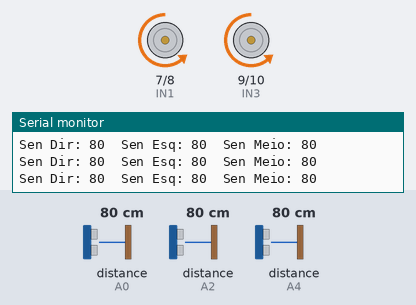
The sketch below on a simulated Arduino Uno, built with avr-gcc and run on an emulated ATmega328P. Parts: motor-driver pin pairs drawn as motors (green arrow = first pin HIGH = forward, orange = second pin HIGH = backward, longer = more drive, scaled by the enable pin), the last lines printed to the serial monitor. Wiring (inferred from the names in the program): 3 × ultrasonic range finder: trigger A1, echo A0 / trigger A3, echo A2 / trigger A5, echo A4. The test bench sets the inputs (shaded band); at power-on: distance to the obstacle (sensors on A0, A2, A4) 80 cm. The echo pulse lasts 58.3 µs per cm.

Above: at 1.2 s.
1.3 s: distance to the obstacle (sensor on A0) set to 12 cm
4.3 s: distance to the obstacle (sensor on A0) set to 9 cm
At 5.2 s:
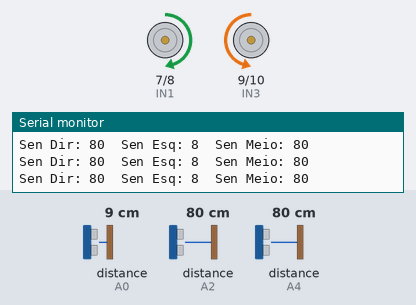
5.8 s: distance to the obstacle (sensor on A2) set to 14 cm
7.3 s: distance to the obstacle (sensor on A2) set to 11 cm
At 7.54 s:
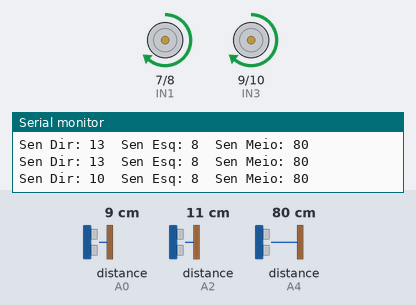
10.3 s: distance to the obstacle (sensor on A2) set to 2 cm
At 11.35 s:
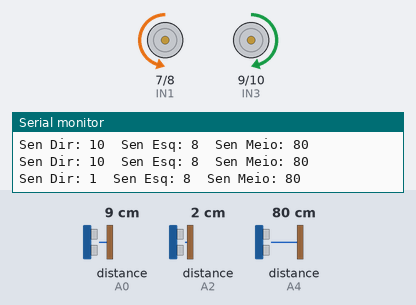
13.3 s: distance to the obstacle (sensor on A2) set to 18 cm
Timing chart, 0 to 15.8 s (numbered marks = the images above; inputs shaded):
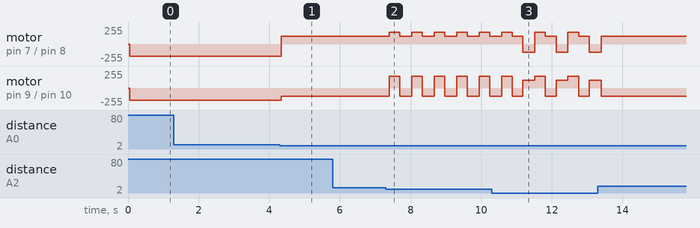

Measured:
- the behaviour switches between 11 and 10 cm on distance to the obstacle (sensor on A0) (found by bisection; images 0 and 1)
- the behaviour switches between 13 and 12 cm on distance to the obstacle (sensor on A2) (found by bisection; images 1 and 2)
- after the input at 4.3 s, motor on pin 7 (IN1) / pin 8 (IN2): backward 180/255 → forward 120/255 at once; motor on pin 9 (IN3) / pin 10 (IN4): backward 180/255 → backward 120/255 at once
- after the input at 7.3 s, motor on pin 7 (IN1) / pin 8 (IN2): alternates forward 180/255 for 0.30 s and forward 120/255 for 0.34 s, starting after 0.09 s; motor on pin 9 (IN3) / pin 10 (IN4): alternates forward 180/255 for 0.30 s and backward 120/255 for 0.34 s, starting after 0.09 s

The sketch:

robo.ino
```cpp
#define IN3    9                 // Sentido Motor B
#define IN4    10                // Sentido Motor B
#define IN1    7                 // Sentido Motor A
#define IN2    8                 // Sentido Motor A
#define ENB    6                 // Habilita motor B
#define ENA    5                 // Habilita motor A
#define trigE   A1               //Trigger Sensor 2 ESQUERDA
#define trigD   A3               //Trigger Sensor 1 DIREITA
#define trigM   A5               //Trigger Sensor 3 MEIO
#define echoE   A0               //Echo Sensor 2 ESQUERDA
#define echoD   A2               //Echo Sensor 1 DIREITA
#define echoM   A4               //Echo Sensor 3 MEIO


void moverParaFrente(void);
void moverParaTras(void);
void virarParaEsquerda(void);
void virarParaDireita(void);
int sensorD(void);               // Retorna a distância
int sensorE(void);
int sensorM(void);


int dist_D, dist_E, dist_M;


void setup()
{
  Serial.begin(9600);


  pinMode(IN1, OUTPUT);
  pinMode(IN2, OUTPUT);
  pinMode(IN3, OUTPUT);
  pinMode(IN4, OUTPUT);
  pinMode(ENA, OUTPUT);
  pinMode(ENB, OUTPUT);
  pinMode(echoD, INPUT);
  pinMode(echoE, INPUT);
  pinMode(echoM, INPUT);
  pinMode(trigD, OUTPUT);
  pinMode(trigE, OUTPUT);
  pinMode(trigM, OUTPUT);


}


void loop()
{
  dist_D = sensorD();
  delay(10);
  dist_E = sensorE();
  delay(10);
  dist_M = sensorM();
  delay(10);


  Serial.print("Sen Dir: ");
  Serial.print(dist_D);
  Serial.print("\tSen Esq: ");
  Serial.print(dist_E);
  Serial.print("\tSen Meio: ");
  Serial.print(dist_M);
  Serial.println(" ");


  moverParaFrente();

  if ((dist_D < 12) && (dist_E < 12))
  {
    moverParaTras();
    delay(300);
  }

  if ((dist_D < dist_E) && (dist_M < 8))
  {
    moverParaTras();
    delay(300);
    virarParaEsquerda();
    delay(300);
  }


  if ((dist_E < dist_D) && (dist_M < 8))
  {
    moverParaTras();
    delay(300);
    virarParaDireita();
    delay(300);
  }


  if (dist_E < 10)
  {
    virarParaDireita();
    delay(300);
  }


  if (dist_D < 10)
  {
    virarParaEsquerda();
    delay(300);
  }
}


void moverParaFrente(void)
{
  analogWrite(ENA, 180);
  analogWrite(ENB, 180);


  digitalWrite(IN1, LOW);
  digitalWrite(IN2, HIGH);
  digitalWrite(IN3, LOW);
  digitalWrite(IN4, HIGH);
}


void virarParaEsquerda(void)
{
  analogWrite(ENA, 120);
  analogWrite(ENB, 120);


  digitalWrite(IN1, LOW);
  digitalWrite(IN2, HIGH);
  digitalWrite(IN3, HIGH);
  digitalWrite(IN4, LOW);
}


void virarParaDireita(void)
{
  analogWrite(ENA, 120);
  analogWrite(ENB, 120);


  digitalWrite(IN1, HIGH);
  digitalWrite(IN2, LOW);
  digitalWrite(IN3, LOW);
  digitalWrite(IN4, HIGH);
}


void moverParaTras(void)
{
  analogWrite(ENA, 180);
  analogWrite(ENB, 180);


  digitalWrite(IN1, HIGH);
  digitalWrite(IN2, LOW);
  digitalWrite(IN3, HIGH);
  digitalWrite(IN4, LOW);
}


int sensorD(void)
{
  digitalWrite(trigD, LOW);
  delayMicroseconds(4);
  digitalWrite(trigD, HIGH);
  delayMicroseconds(10);
  digitalWrite(trigD, LOW);


  long t = pulseIn(echoD, HIGH);
  int cm = t / 29 / 2; //Converte tempo para distancia
  return cm;
}


int sensorE(void)
{
  digitalWrite(trigE, LOW);
  delayMicroseconds(4);
  digitalWrite(trigE, HIGH);
  delayMicroseconds(10);
  digitalWrite(trigE, LOW);


  long t = pulseIn(echoE, HIGH);
  int cm = t / 29 / 2; //Converte tempo para distancia
  return cm;
}


int sensorM(void)
{
  digitalWrite(trigM, LOW);
  delayMicroseconds(4);
  digitalWrite(trigM, HIGH);
  delayMicroseconds(10);
  digitalWrite(trigM, LOW);


  long t = pulseIn(echoM, HIGH);
  int cm = t / 29 / 2; //Converte tempo para distancia
  return cm;
}
```
